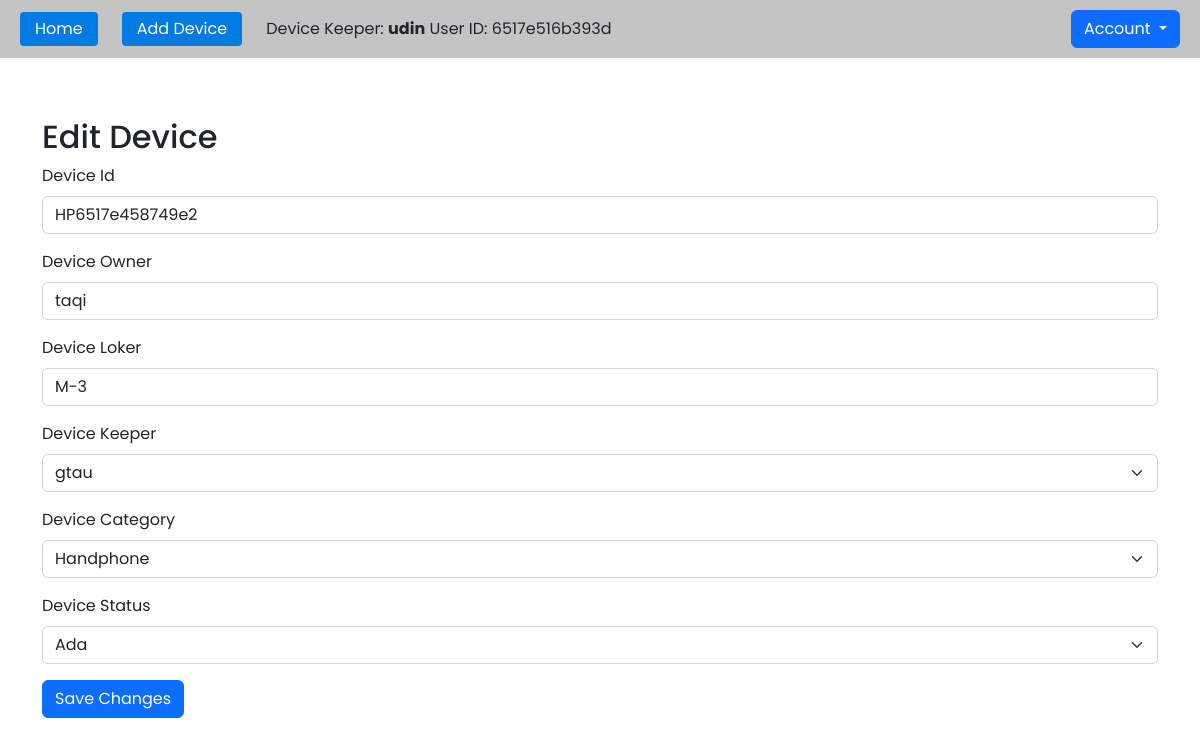
Page /edit.php?id=HP6517e458749e2 (signed in) on the committed database.
### tables this page shows
CREATE TABLE `crud_device` (
  `id` varchar(20) NOT NULL,
  `keeper_id` varchar(32) NOT NULL,
  `owner` varchar(255) DEFAULT NULL,
  `loker` varchar(20) DEFAULT NULL,
  `category` enum('Handphone','Laptop') DEFAULT NULL,
  `status` enum('Ada','Dipinjam') DEFAULT 'Ada',
  `created_at` timestamp NULL DEFAULT CURRENT_TIMESTAMP,
  `updated_at` timestamp NULL DEFAULT CURRENT_TIMESTAMP ON UPDATE CURRENT_TIMESTAMP
);

### edit.php (the view, shortened to what this page needs)
<?php
include 'config.php';
if (isset($_GET['id'])) {
    $id = $_GET['id'];
    $sql = "SELECT * FROM crud_device WHERE id = '$id'";
    $result = mysqli_query($conn, $sql);
    if (mysqli_num_rows($result) > 0) {
        $row = mysqli_fetch_assoc($result);
    } else {
        echo "Data perangkat tidak ditemukan.";
    }
} else {
    echo "Parameter ID tidak diberikan.";
}
?>
<!DOCTYPE html>
<html lang="en">
<head>
    <link rel="stylesheet" href="crud.css">
    <link href="https://cdn.jsdelivr.net/npm/bootstrap@5.2.3/dist/css/bootstrap.min.css" rel="stylesheet">
</head>
<body>
    <div class="header">
      <div class="menu">
        <a class="buton" href="home.php">Home</a>
        <a class="buton" href="device.php">Add Device</a>
        <span>
          Device Keeper: <strong><?php echo $_SESSION['username'] ?></strong>
          User ID: <?php echo $_SESSION['user_id'] ?>
        </span>
      </div>
      <div class="btn-group">
        <button type="button" class="btn btn-primary dropdown-toggle" data-bs-toggle="dropdown" aria-expanded="false">
          Account
        </button>
      </div>
    </div>
    <section class="section">
        <div class="container">
            <h2>Edit Device</h2>
            <form method="POST">
                <div class="mb-3">
                    <label for="DeviceId" class="form-label">Device Id</label>
                    <input name="id" type="text" class="form-control" id="DeviceId" placeholder="Device Id" value="<?php echo $row['id']; ?>" required>
                </div>
                <div class="mb-3">
                    <label for="DeviceOwner" class="form-label">Device Owner</label>
                    <input name="owner" type="text" class="form-control" id="DeviceOwner" placeholder="Device Owner" value="<?php echo $row['owner']; ?>" required>
                </div>
                <div class="mb-3">
                    <label for="DeviceLoker" class="form-label">Device Loker</label>
                    <input name="loker" type="text" class="form-control" id="DeviceLoker" placeholder="Device Loker" value="<?php echo $row['loker']; ?>" required>
                </div>
                <div class="mb-3">
                    <label for="DeviceKeeper" class="form-label">Device Keeper</label>
                    <select name="keeper_id" class="form-select" aria-label="DeviceKeeper" id="DeviceKeeper" required>
                        <?php
                        $userQuery = "SELECT user_id, username FROM user";
                        $userResult = mysqli_query($conn, $userQuery);
                        if (mysqli_num_rows($userResult) > 0) {
                            while ($userRow = mysqli_fetch_assoc($userResult)) {
                                $selected = ($userRow['user_id'] == $row['keeper_id']) ? 'selected' : '';
                                echo '<option value="' . $userRow['user_id'] . '" ' . $selected . '>' . $userRow['username'] . '</option>';
                            }
                        }
                        ?>
                    </select>
                </div>
                <div class="mb-3">
                    <label for="DeviceCategory" class="form-label">Device Category</label>
                    <select name="category" class="form-select" aria-label="DeviceCategory" id="DeviceCategory" required>
                        <option value="Handphone" <?php if ($row['category'] == 'Handphone') echo 'selected'; ?>>Handphone</option>
                    </select>
                </div>
                <div class="mb-3">
                    <label for="DeviceStatus" class="form-label">Device Status</label>
                    <select name="status" class="form-select" aria-label="DeviceStatus" id="DeviceStatus" required>
                        <option value="Ada" <?php if ($row['status'] == 'Ada') echo 'selected'; ?>>Ada</option>
                    </select>
                </div>
                <button type="submit" name="submit" class="btn btn-primary">Save Changes</button>
            </form>
        </div>
    </section>
</body>
</html>

### crud.css (style rules this page uses)
* { font-family: "Poppins"; padding: 0; margin: 0; }
.header { display: flex; align-items: center; justify-content: space-between; padding: 10px 20px; background-color: rgb(196, 196, 196); }
.header .buton { text-decoration: none; color: #fff; padding: 5px 15px; border-radius: 4px; background-color: rgb(3, 123, 228); transition: all 0.3s ease-in-out; }
.menu { display: grid; align-items: center; grid-template-columns: repeat(3, auto); gap: 1.5rem; }
section.section { display: flex; min-height: 90vh; align-items: center; }

### rows in the picture
crud_device: id "HP6517e458749e2", owner "taqi", loker "M-3", category "Handphone", status "Ada"

### other values in the picture
$_SESSION['username'] "udin"
$_SESSION['user_id'] "6517e516b393d"
form field keeper_id "gtau"
